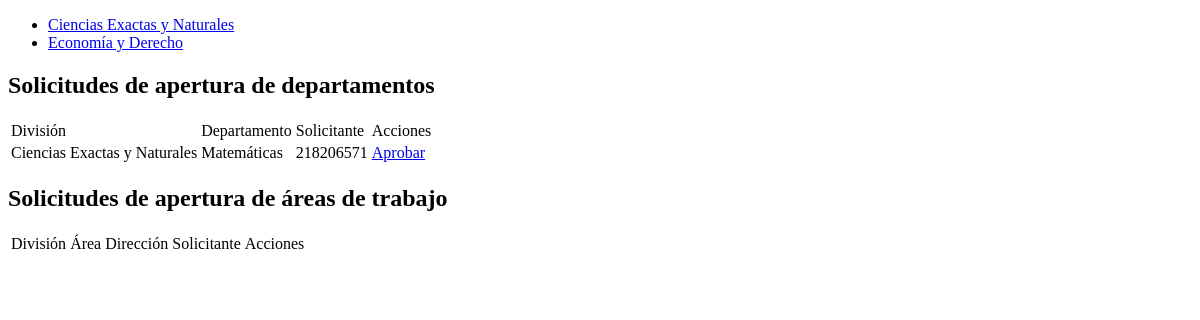
The page /seguimiento/ (signed in) on the database as committed earlier.
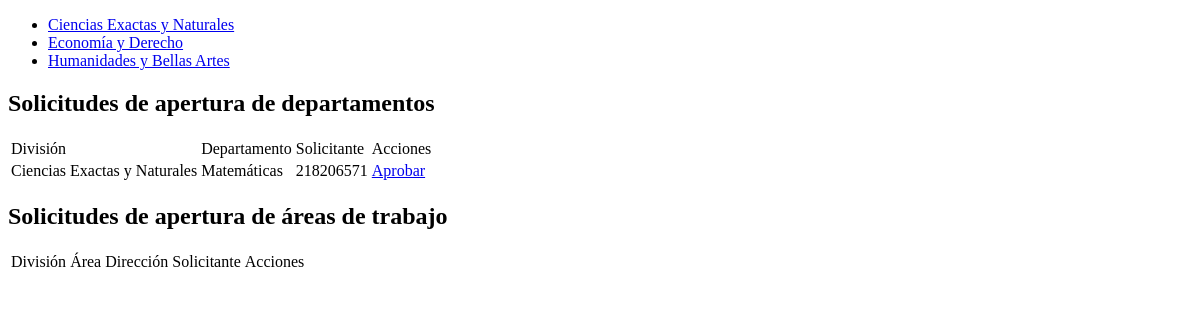
The same page on the database as committed later.
### Control_Servicios_UNISON/models.py (models this page shows, shortened)
class Division(models.Model):
    nombre = models.CharField(max_length=100)
    def __str__(self):
        return self.nombre

class SolicitudJefatura(models.Model):
    jefe = models.ForeignKey(User, on_delete=models.CASCADE)
    division = models.ForeignKey('Division', on_delete=models.CASCADE)
    nombre_depto = models.CharField(max_length=50)

### Control_Servicios_UNISON/decorators.py (the view)
        def wrapper_func(request, *args, **kwargs):
            grupo = None
            if request.user.groups.exists():
                grupo = request.user.groups.all()[0].name
            if grupo in roles_admitidos:
                return view_func(request, *args, **kwargs)
            else:
                return redirect('inicio')

### Control_Servicios_UNISON/views.py (called while the page is built)
@usuarios_admitidos(roles_admitidos=['Comisión'])
def seguimiento(request):
    context = {'divisiones': Division.objects.all(),
               'solic_jefaturas': SolicitudJefatura.objects.all(),
               'solic_aperturas': SolicitudApertura.objects.all(),
               }
    return render(request, 'seguimiento.html', context)

### templates/seguimiento.html (shortened to what this page needs)
<!DOCTYPE html>
<html lang="en">
<head>
</head>
<body>
    <ul>
        {% for division in divisiones %}
            <li><a href="{% url 'divisiones' division.id %}">{{ division }}</a></li>
        {% endfor %}
    </ul>
    <table>
        <h2>Solicitudes de apertura de departamentos</h2>
        <tr>
            <td>División</td>
            <td>Departamento</td>
            <td>Solicitante</td>
            <td>Acciones</td>
        </tr>
        {% for solic_jefatura in solic_jefaturas %}
            <tr>
                <td>{{ solic_jefatura.division }}</td>
                <td>{{ solic_jefatura.nombre_depto }}</td>
                <td>{{ solic_jefatura.jefe }}</td>
                <td><a href="{% url 'aceptar-jefatura' solic_jefatura.id %}">Aprobar</a></td>
            </tr>
        {% endfor %}
    </table>
    <table>
        <h2>Solicitudes de apertura de áreas de trabajo</h2>
        <tr>
            <td>División</td>
            <td>Área</td>
            <td>Dirección</td>
            <td>Solicitante</td>
            <td>Acciones</td>
        </tr>
    </table>
</body>
</html>

Rows that differ between the two databases and show on the page:
added Division: nombre "Humanidades y Bellas Artes"
